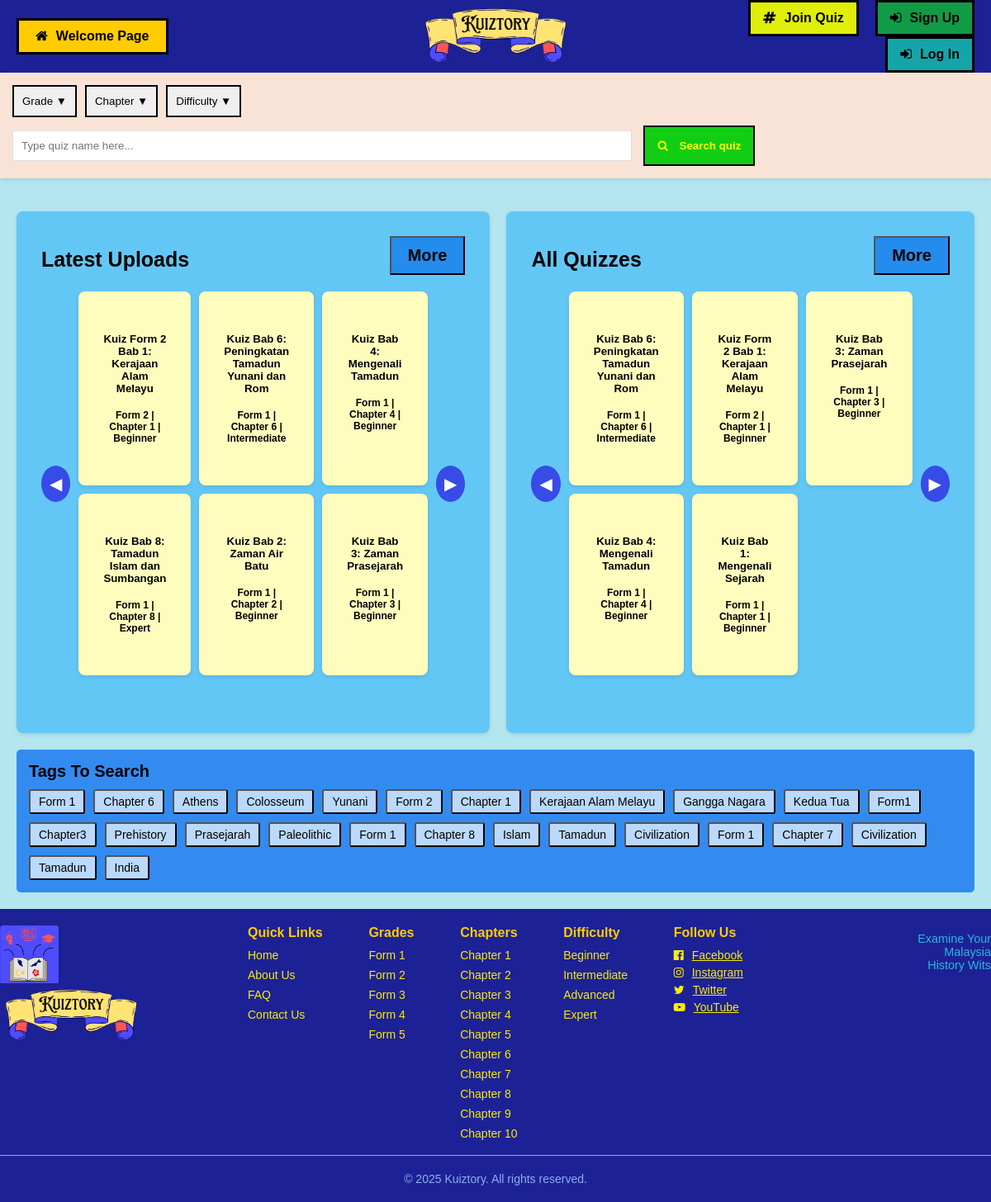
The page /homePage.php on the database its author committed.
### tables this page shows
CREATE TABLE `assessment` (
  `AssmtCode` varchar(50) NOT NULL,
  `TeacherID` varchar(50) NOT NULL,
  `AssmtName` varchar(250) NOT NULL,
  `AssmtDesc` varchar(500) NOT NULL,
  `AssmtRegDate` date NOT NULL,
  `AssmtGradeLvl` varchar(20) NOT NULL,
  `AssmtChapter` varchar(20) NOT NULL,
  `AssmtTopic` varchar(250) NOT NULL,
  `AssmtDifficulty` varchar(20) NOT NULL,
  `AssmtVisibility` varchar(20) NOT NULL,
  `AssmtTags` varchar(500) DEFAULT NULL,
  `AssmtBgImg` varchar(250) DEFAULT NULL,
  `AssmtOpenStatus` varchar(50) NOT NULL,
  `LikeCount` int(255) NOT NULL,
  `DislikeCount` int(255) NOT NULL
);

### homePage.php (the view, shortened to what this page needs)
<!DOCTYPE html>
<html lang="en">
<head>
    <link rel="stylesheet" href="./styles/homePage.css">
    <link rel="stylesheet" href="https://cdnjs.cloudflare.com/ajax/libs/font-awesome/4.7.0/css/font-awesome.min.css">
</head>
<body>
    <?php
        include './phpcrud/DBconnection.php';
    ?>
    <?php
        if(isset($_SESSION['SES_StuID']) || isset($_SESSION['SES_TeaID'])) {
            include "header2.php";
        } else {
            include "header.php";
        }
    ?>
    <?php include "filterbar.php";?>
    <main>
        <section class="content-row">
            <div class="recommended">
                <h2>Latest Uploads <button class="more-btn" onclick="location.href='latestAssessment.php';">More</button></h2>
                <div class="carousel-item active">
                    <button class="arrow left" onclick="showPrevDiv(1)">◀</button>
                    <div class="quiz-grid">
                        <?php
                            $query = "SELECT * FROM assessment ORDER BY AssmtRegDate DESC LIMIT 6;";
                            $results = mysqli_query($connection, $query);
                            while ($data = mysqli_fetch_assoc($results)) {
                                $refCode = $data['AssmtCode'];
                                $refName = $data['AssmtName'];
                                $refGrade = $data['AssmtGradeLvl'];
                                $refChap = $data['AssmtChapter'];
                                $refDiff = $data['AssmtDifficulty'];
                                $refVisible = $data['AssmtVisibility'];
                                if($refVisible == "Public") {
                        ?>
                                    <div class="quiz-card" onclick="location.href='selectedAssessment.php?assmtcode=<?php echo $refCode?>';">
                                        <h5><?php echo $refName?></h5><br>
                                        <p style="font-size:12px;"><?php echo $refGrade;?> | <?php echo $refChap;?> | <?php echo $refDiff;?></p>
                                    </div>
                        <?php
                                }
                            }
                        ?>
                    </div>
                    <button class="arrow right" onclick="showNextDiv(1)">▶</button>
                </div>
            </div>
            <div class="latest">
                <h2>All Quizzes <button class="more-btn" onclick="location.href='allAssessment.php';">More</button></h2>
                <div class="carousel-item active">
                    <button class="arrow left" onclick="showPrevDiv(2)">◀</button>
                    <div class="quiz-grid">
                        <?php
                            $query = "SELECT * FROM assessment LIMIT 6;";
                            $results = mysqli_query($connection, $query);
                            while ($data = mysqli_fetch_assoc($results)) {
                                $refCode = $data['AssmtCode'];
                                $refName = $data['AssmtName'];
                                $refGrade = $data['AssmtGradeLvl'];
                                $refChap = $data['AssmtChapter'];
                                $refDiff = $data['AssmtDifficulty'];
                                $refVisible = $data['AssmtVisibility'];
                                if($refVisible == "Public") {
                        ?>
                                    <div class="quiz-card" onclick="location.href='selectedAssessment.php?assmtcode=<?php echo $refCode?>';">
                                        <h5><?php echo $refName?></h5><br>
                                        <p style="font-size:12px;"><?php echo $refGrade;?> | <?php echo $refChap;?> | <?php echo $refDiff;?></p>
                                    </div>
                        <?php
                                }
                            }
                        ?>
                    </div>
                    <button class="arrow right" onclick="showNextDiv(2)">▶</button>
                </div>
            </div>
        </section>
        <section class="tags">
            <h3 class="tag-to-search">Tags To Search</h3>
            <div class="tag-list">
                <?php
                    $query = "SELECT SUBSTRING_INDEX(AssmtTags, ',', 1) AS tag_1,
                              SUBSTRING_INDEX(SUBSTRING_INDEX(AssmtTags, ',', 2), ',', -1) AS tag_2,
                              SUBSTRING_INDEX(SUBSTRING_INDEX(AssmtTags, ',', 3), ',', -1) AS tag_3,
                              SUBSTRING_INDEX(SUBSTRING_INDEX(AssmtTags, ',', 4), ',', -1) AS tag_4,
                              SUBSTRING_INDEX(SUBSTRING_INDEX(AssmtTags, ',', 5), ',', -1) AS tag_5
                              FROM assessment WHERE AssmtTags IS NOT NULL;";
                    $results = mysqli_query($connection, $query);
                    while ($data = mysqli_fetch_assoc($results)) {
                        $refTag1 = $data['tag_1'];
                        $refTag2 = $data['tag_2'];
                        $refTag3 = $data['tag_3'];
                        $refTag4 = $data['tag_4'];
                        $refTag5 = $data['tag_5'];
                ?>
                        <button><?php echo $refTag1?></button>
                        <button><?php echo $refTag2?></button>
                        <button><?php echo $refTag3?></button>
                        <button><?php echo $refTag4?></button>
                        <button><?php echo $refTag5?></button>
                <?php } ?>
            </div>
        </section>
    </main>
    <?php include "footer2.php";?>
</body>
</html>

### styles/homePage.css (style rules this page uses)
* { margin: 0; padding: 0; box-sizing: border-box; font-family: 'Trebuchet MS', sans-serif; }
body { background: #b4e6f0; }
main { padding: 20px; }
.content-row { display: flex; flex-wrap: wrap; gap: 20px; justify-content: space-between; padding: 20px 0; }
.more-btn { margin-bottom: 10px; background: #248cec; padding: 10px 20px; cursor: pointer; font-weight: bold; font-size: 20px }
.carousel-item { display: none; opacity: 0; transition: opacity 0.3s ease; }
.carousel-item.active { align-items: center; gap: 10px; display: flex; opacity: 1; }
.arrow { background: #374be6; color: white; border: none; font-size: 20px; cursor: pointer; padding: 10px; border-radius: 50%; transition: 0.3s; }
.quiz-grid { display: grid; grid-template-columns: repeat(3, 1fr); grid-template-rows: repeat(2, auto); gap: 10px; width: 100%; }
.quiz-card { background: rgb(255, 253, 189); padding: 50px 30px; text-align: center; border-radius: 8px; box-shadow: 0px 2px 5px rgba(0, 0, 0, 0.1); font-weight: bold; font-size: 16px; transition: transform 0.3s ease-in-out; cursor: pointer; color: black; text-decoration: none; }
.tags { background: rgb(51, 139, 240); padding: 15px; border-radius: 5px; }
.tag-to-search { font-weight: bold; font-size: 20px }
.tag-list { display: flex; gap: 10px; flex-wrap: wrap; margin-top: 10px; }
.tag-list button { background: #bad9fc; padding: 5px 10px; font-size: 14px; border-radius: 3px; }

### rows shown on the page
assessment: AssmtName "Kuiz Form 2 Bab 1: Kerajaan Alam Melayu", AssmtGradeLvl "Form 2", AssmtChapter "Chapter 1", AssmtDifficulty "Beginner"
assessment: AssmtName "Kuiz Bab 6: Peningkatan Tamadun Yunani dan Rom", AssmtGradeLvl "Form 1", AssmtChapter "Chapter 6", AssmtDifficulty "Intermediate"
assessment: AssmtName "Kuiz Bab 4: Mengenali Tamadun", AssmtGradeLvl "Form 1", AssmtChapter "Chapter 4", AssmtDifficulty "Beginner"
assessment: AssmtName "Kuiz Bab 8: Tamadun Islam dan Sumbangan", AssmtGradeLvl "Form 1", AssmtChapter "Chapter 8", AssmtDifficulty "Expert"
assessment: AssmtName "Kuiz Bab 2: Zaman Air Batu", AssmtGradeLvl "Form 1", AssmtChapter "Chapter 2", AssmtDifficulty "Beginner"
assessment: AssmtName "Kuiz Bab 3: Zaman Prasejarah", AssmtGradeLvl "Form 1", AssmtChapter "Chapter 3", AssmtDifficulty "Beginner"
assessment: AssmtName "Kuiz Bab 1: Mengenali Sejarah", AssmtGradeLvl "Form 1", AssmtChapter "Chapter 1", AssmtDifficulty "Beginner"

### other values the page prints
$refTag1 "Form 1"
$refTag2 "Chapter 6"
$refTag3 "Athens"
$refTag4 "Colosseum"
$refTag5 "Yunani"
$refTag1 "Form 2"
$refTag2 "Chapter 1"
$refTag3 "Kerajaan Alam Melayu"
$refTag4 "Gangga Nagara"
$refTag5 "Kedua Tua"
$refTag1 "Form1"
$refTag2 "Chapter3"
$refTag3 "Prehistory"
$refTag4 "Prasejarah"
$refTag5 "Paleolithic"
